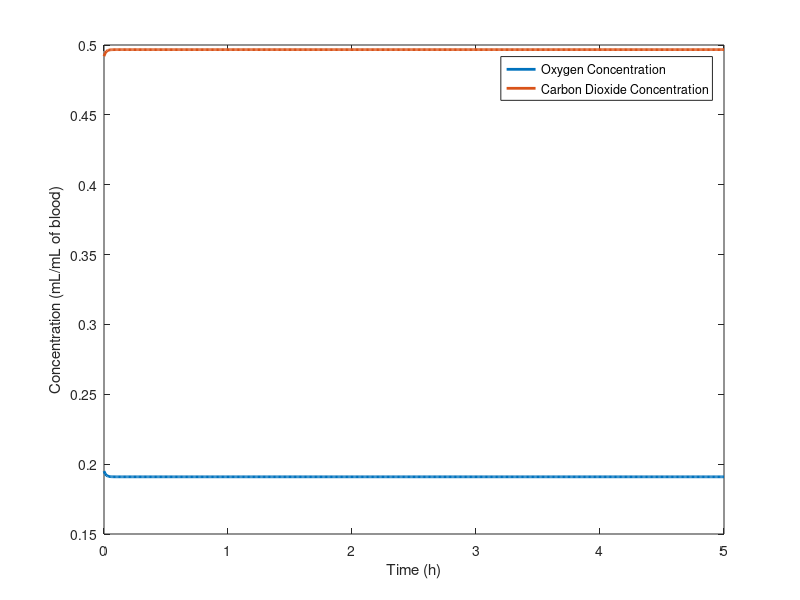
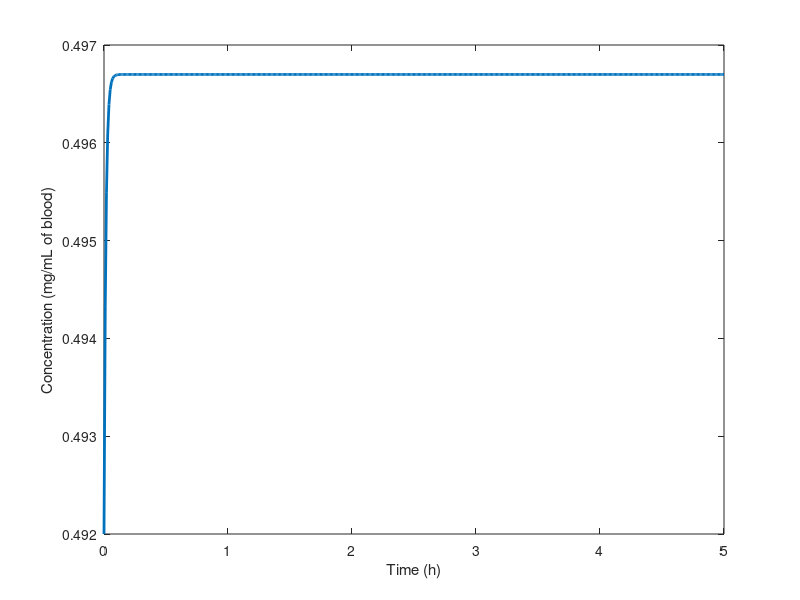
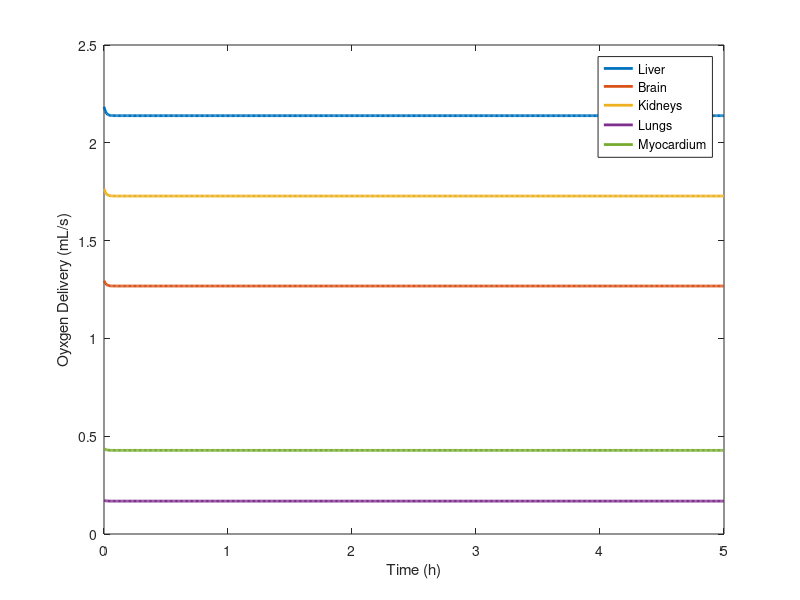

Source code (MATLAB) for these figures, in order:
function DynamicBloodModel
t = 0:(0.01):5;
disp(cardiacOutputFraction(3850))
bloodVolume = shock(0.3,3300,t);
%plot(t,bloodVolume)

%Initial arterial concentrations 
O2_a = 0.195; % mL O2/mL blood
CO2_a = 0.492; % mL CO2/mL blood
G_a = 1099.8; % mg glucose/mL blood
C_a = [O2_a CO2_a G_a];

%Heart Values 
RQ_h = 0.8;
perCO_h = 0.05;
OC_h = 0.3567;

%Liver Values
RQ_l = 0.8;
perCO_l = 0.25;
OC_l = 6.08/60;
GG_l0 = 0.63657407407407407407407407407407; %mg/s

%Kidney 
RQ_k = 0.88;
perCO_k = 0.2;
OC_k = 0.35;
GG_k = 0.045399312;

%Brain 
RQ_b = 0.95;
perCO_b = 0.15;
OC_b = 49/60;

%Lung value 
RQ_lung = 0.84;
OC_lung = 0.09166667 ; %negative to represent generation 
perCO_lung = 0.02;




for i = 1:length(t)
GG_l = GG_l0 * ((bloodVolume(i)/5500)*-3.333333+4.33333); %Scale glucose consumption 
[C_h(i,:),Q_h(i)] = organConc(C_a(i,:),bloodVolume(i),perCO_h,OC_h,RQ_h,0,@heartDynamic);
[C_l(i,:),Q_l(i)] = organConc(C_a(i,:),bloodVolume(i),perCO_l,OC_l,RQ_l,GG_l,@liverDyanmic);
[C_b(i,:),Q_b(i)] = organConc(C_a(i,:),bloodVolume(i),perCO_b,OC_b,RQ_b,0,@brainDynamic);
[C_k(i,:),Q_k(i)] = organConc(C_a(i,:),bloodVolume(i),perCO_k,OC_k,RQ_k,GG_k,@kidneyDynamic);
[C_lung(i,:),Q_lung(i)] = organConc(C_a(i,:),bloodVolume(i),perCO_lung,OC_lung,RQ_lung,0,@lungDynamic);

C_body = [0.035042 0.7109339 0];

%Calculate venous concentrations
C_ven(i,:) = (C_h(i,:).*Q_h(i) + C_l(i,:).*Q_l(i) + C_b(i,:).*Q_b(i) + C_k(i,:).*Q_k(i) + C_lung(i,:).*Q_lung(i))/(44.2660*0.67);
C_ven(i,:) = (C_ven(i,:) + C_body)/2;
%disp(C_h(i,:).*Q_h(i) + C_l(i,:).*Q_l(i) + C_b(i,:).*Q_b(i) + C_k(i,:).*Q_k(i) + C_lung(i,:).*Q_lung(i))
%Pulmonary circulation
[C_pul(i,:),Q_pul(i)] = pulmonaryCirculation(C_ven(i,:),bloodVolume(i));

%Oxygenated blood from pulmonary veins enter systemic circulation
C_a(i+1,:) = C_pul(i,:);

end
figure;

plot(t,C_a(1:(end-1),1),'LineWidth',2);
hold on;
plot(t,C_a(1:(end-1),2),'LineWidth',2);
hold off;
legend("Oxygen Concentration","Carbon Dioxide Concentration")
xlabel("Time (h)")
ylabel("Concentration (mL/mL of blood)")

figure;
plot(t,C_a(1:(end-1),2),'LineWidth',2);
xlabel("Time (h)")
ylabel("Concentration (mg/mL of blood)")
figure;
%y = C_a(1:(end-1),1).*Q_b';

plot(t,C_a(1:(end-1),1).*Q_l','LineWidth',2)
hold on
plot(t,C_a(1:(end-1),1).*Q_b','LineWidth',2)
plot(t,C_a(1:(end-1),1).*Q_k','LineWidth',2)
plot(t,C_a(1:(end-1),1).*Q_lung','LineWidth',2)
plot(t,C_a(1:(end-1),1).*Q_h','LineWidth',2)

xlabel("Time (h)")
ylabel("Oyxgen Delivery (mL/s)")
legend("Liver","Brain","Kidneys","Lungs","Myocardium")
 hold off



%plot(t,C_v(1,:))

end



function [C_v,Q] = organConc(C_a,volume,perc_CO,OC,RQ,GG,dynamicFun)
%Calculates the concentration of compoenents in the vein leading draining
%the organ
%Inputs:
    %time - the time period at which the model is evaluated 
    %C_a - a matrix of the arterial concentrations 
        %C_art(:,1) - oxygen
        %C_art(:,2) - carbon dioxide
        %C_art(:,3) - glucose 
    %volume - volume of blood inside the body
%Outputs:
    %C_v - a matrix of the venous concentrations 
        %C_art(1) - oxygen
        %C_art(2) - carbon dioxide
        %C_art(3) - glucose 
    %Q - blood flow into and out of the organ

%Calculate blood flow to the myocardium
[Q_frac, VO2_frac] = dynamicFun(volume);
Q = 44.2660 * perc_CO * Q_frac;

%Consumption rates (mL/sec)
VO2 =  OC*VO2_frac; 

VCO2 = RQ * VO2; %0.8 is respiratory quotient 
VG = -((VCO2*0.0425)/6*180.156) + GG; %stoichiometric ratio for glycolysis 

%Accounting equation
C_v(1) = C_a(1) - VO2/Q;
C_v(2) = C_a(2) - VCO2/Q;
C_v(3) = C_a(3) + VG/Q;

end





function [bloodVolume] = shock(bloodLoss,lossRate,t) 
%This function models blood volume changes with regards to an episode of
%hemorrhagic shock
%Input:
    %bloodLoss - the percentage of bood lost (%)
    %lossRate - the rate at which blood is lost (mL/h)
    %time - an array for the time interval (h)
%Output:
    %bloodVolume - an array for the volume of blood at different times    


bloodVolume = zeros(size(t));
%Initial blood volume (mL)
volume_0 = 5500;

%Steady-state
t_0 = 5; %time at which perturbation begins
for i = find(t<=t_0)
    bloodVolume(i) = volume_0;
end

%Active blood loss 
volume_f = 5500 * (1 - bloodLoss);
tspan_bleed = abs((volume_f - volume_0)/lossRate);

for i = find((t <= tspan_bleed+ t_0) & t > t_0)
    bloodVolume(i) = volume_0 - lossRate * (t(i)-t_0);
end

%Recovery
for i = find(t > tspan_bleed + t_0)
    bloodVolume(i) = bloodVolumeRecovery(t(t == tspan_bleed+t_0),t(i),volume_f);
end




end

function volume = bloodVolumeRecovery(t0, tf,V0)
%Calculates an array of volumes of blood at different time periods after an
%inital blood loss
%Output:
    %volume - an array containing the volume of blood in mL in entire body
%Input: 
    %t0 - initial time when blood loss occurs (h)
    %tf - time during which instantaenous blood volume should be calculated (h)
    %volume_i - the amount of blood lost at t0 (mL)

%Set up variables
t = (tf - t0)+0.1; %time (h) 
normalBV = 5500; %normal blood volume (mL)
 
k = 0.05; %blood replenishment rate

volume = normalBV./((normalBV-V0)/V0*exp(-k*t)+1);

end

function HR = heartRate(volume,HR0)

%Calculates the heart rate based on the current blood volume
%Outputs:
    %HR - heart rate in bpm
%Input:
    %volume - the volume of blood in mL
    %HR0 - the baseline heart rate


BL = 5500 - volume; %Calculate blood loss
LBNP = BL / 17.2619; %Convert blood loss to LBNP equivalent
HR = 0.18*LBNP + HR0;

end

function CO = cardiacOutputFraction(volume)
%Calculates fractional change in cardiac output adjusted for blood loss 
%Output:
    %CO - cardiac output fractional change (multiply with baseline cardiac
    %output for adjusted cardiac output
%Inputs: 
    
    %Volume - blood volume


BL = 5500 - volume; %Calculate blood loss
%LBNP = BL / 17.2619; %Convert blood loss to LBNP equivalent
%CO = -0.0075*LBNP + 1;

CO = -0.0001377 * BL + 1.01219;
end

function [C_v,Q] = pulmonaryCirculation(C_a,volume)

Q =  44.2660 *cardiacOutputFraction(volume);
%Pulmonary circulation values 
OG_0 = 4.73333; %oxygen entering the blood from the aveoli (mL/s)
CC_0 = 3.78333;
fracBloodLoss = 1 - volume/5500;

%24 breadth/min with 30% blood loss, 18 breadth/min normal
respiratoryRate = (20*fracBloodLoss + 18)/60;

OG = OG_0/(18/60)*respiratoryRate;
CC = CC_0/(18/60)*respiratoryRate;

C_v(1) = C_a(1) + OG/Q;
C_v(2) = C_a(2) - CC/Q;
C_v(3) = C_a(3);

end

function [Q,VO2] = heartDynamic(volume)
%Calcualates fractional changes for organ blood flow and oxygen consumption
%based on the current blood volume
%Outputs:
    %Q - the fractional adjustment coefficient for heart rate
    %VO2 - the fractional adjustment coefficeint for oxygen consumption
%Inputs: 
    %volume - current blood volume in the body (not blood lost!)

%Adjusts blood flow rate to the heart
CO = cardiacOutputFraction(volume);
Q = CO; %Blood flow change to the heart is 1:1 with to cardiac output 
VO2 = 0.382 * CO + 0.618; %oxygen consumption decreases during shock 
end

function [Q,VO2] = brainDynamic(volume)
%Calcualates fractional changes for organ blood flow and oxygen consumption
%based on the current blood volume
%Outputs:
    %Q - the fractional adjustment coefficient for heart rate
    %VO2 - the fractional adjustment coefficeint for oxygen consumption
%Inputs: 
    %volume - current blood volume in the body (not blood lost!)

CO = cardiacOutputFraction(volume);


Q = 1; %Blood flow change does not change
VO2 = (CO * -1.5 +2.5); %oxygen consumption increases during shock
end

function [Q,VO2] = lungDynamic(volume)
%Calcualates fractional changes for organ blood flow and oxygen consumption
%based on the current blood volume
%Outputs:
    %Q - the fractional adjustment coefficient for heart rate
    %VO2 - the fractional adjustment coefficeint for oxygen consumption
%Inputs: 
    %volume - current blood volume in the body (not blood lost!)

CO = cardiacOutputFraction(volume);
fractionalVolume = volume / 5500;
Q = fractionalVolume * 2.1205 - 1.1259;
VO2 = 1; %assume lung fractional conversion stays the same


end

function [Q,VO2] = liverDyanmic(volume)
%Calcualates fractional changes for organ blood flow and oxygen consumption
%based on the current blood volume
%Outputs:
    %Q - the fractional adjustment coefficient for heart rate
    %VO2 - the fractional adjustment coefficeint for oxygen consumption
%Inputs: 
    %volume - current blood volume in the body (not blood lost!)

CO = cardiacOutputFraction(volume);

Q = CO; 
VO2 = CO * 1.7 - 0.7;

end

function [Q,VO2] = kidneyDynamic(volume)
%Calcualates fractional changes for organ blood flow and oxygen consumption
%based on the current blood volume
%Outputs:
    %Q - the fractional adjustment coefficient for heart rate
    %VO2 - the fractional adjustment coefficeint for oxygen consumption
%Inputs: 
    %volume - current blood volume in the body (not blood lost!)

CO = cardiacOutputFraction(volume);

Q = CO * 1.82 - 0.82; 
VO2 = CO * 1.26 - 0.26; 
end


function [C_v,Q] = myocardium(C_a,volume)
%Calculates the concentration of compoenents in the vein leading draining
%the organ
%Inputs:
    %time - the time period at which the model is evaluated 
    %C_a - a matrix of the arterial concentrations 
        %C_art(:,1) - oxygen
        %C_art(:,2) - carbon dioxide
        %C_art(:,3) - glucose 
    %volume - volume of blood inside the body
%Outputs:
    %C_v - a matrix of the venous concentrations 
        %C_art(1) - oxygen
        %C_art(2) - carbon dioxide
        %C_art(3) - glucose 
    %Q - blood flow into and out of the organ

%Calculate blood flow to the myocardium
[Q_frac, VO2_frac] = heartDynamic(volume);
Q = 44.2660 * 0.05 * Q_frac;

%Consumption rates (mL/sec)
VO2 =  0.3567*VO2_frac; 
VCO2 = 0.8 * VO2; %0.8 is respiratory quotient 
VG = VO2/6; %stoichiometric ratio for glycolysis 

%Accounting equation
C_v(1) = C_a(1) - VO2/Q;
C_v(2) = C_a(2) - VCO2/Q;
C_v(3) = C_a(3) - VG/Q;

end
